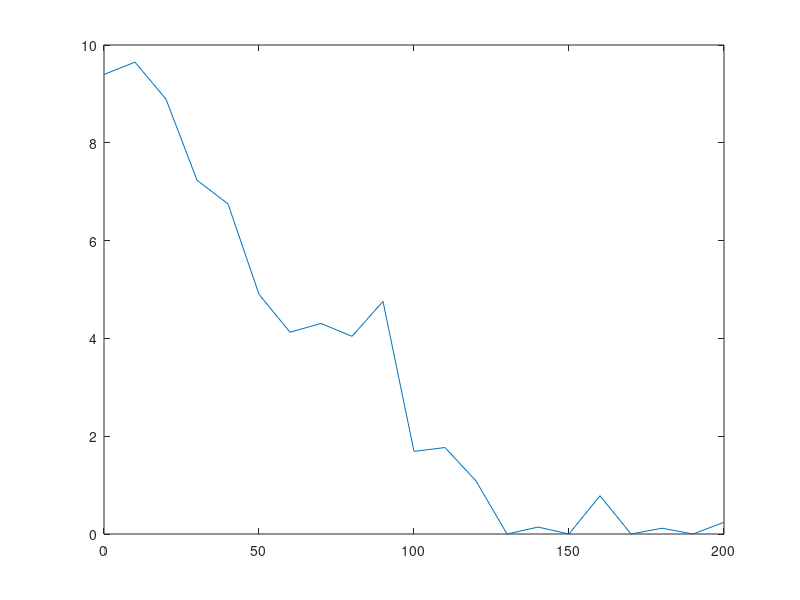

Write MATLAB code to recreate this figure. (Note: this script raises an error after producing the figure.)
clear; clc;
load('MMBatchData.mat');
data_size = length(data);
%% First Part
figure(1)
plot(data(:,1), data(:,2));

%% Second Part

[T, X] = y_dash(20, [0.05 0.97]);

hold on;
plot(T,X,'go-');
hold off;

%% Third Part

theta_1 = -5:0.1:5;
theta_2 = -5:0.1:5;
[X_theta, Y_theta] = meshgrid(theta_1, theta_2);

z = zeros(10/0.1 + 1, 10/0.1 + 1);
for i = 1 : 10/0.1 + 1
    for j = 1 : 10/0.1 + 1
        for k = 1 : data_size
            if data(k,1) == 0
                z(i,j) = z(i,j) + 0.5 * (norm(data(k,2) - 10, 2))^2;
                continue;
            end
            [T, X] = y_dash(data(k,1), [X_theta(i) Y_theta(j)]);
            z(i,j) = z(i,j) + 0.5 * (norm(data(k,2) - X(2), 2))^2;
        end
    end
end


figure(3)
v = [0:0.5:10 10:10:100];
[c,h] = contour(X_theta,Y_theta,z,v,'linewidth',2);
colorbar;
axis image;
xlabel('x_1','Fontsize',14);
ylabel('x_2','Fontsize',14);
